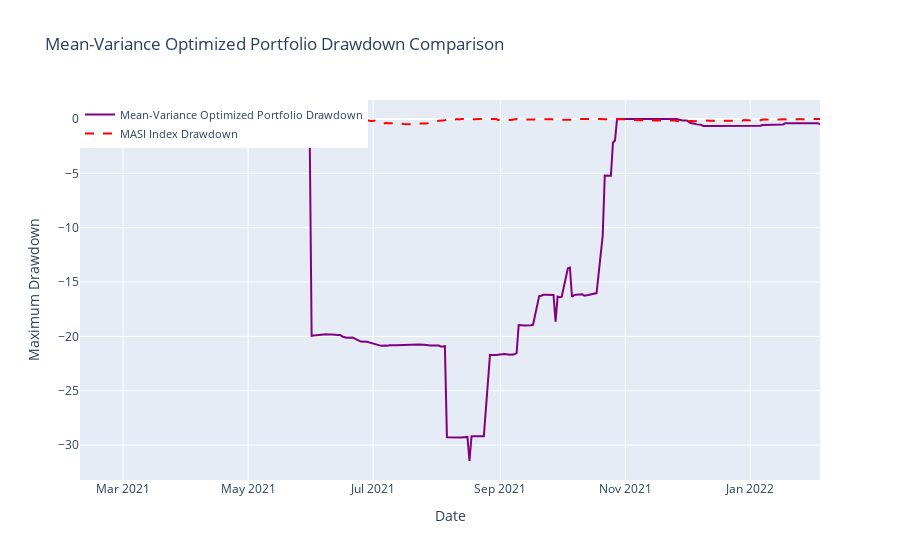

The cell this chart's notebook holds for it:
### Markdown cell above
The Mean-Variance Optimization (MVO) approach aims to maximize returns for a given level of risk by considering both expected returns and the covariance of asset returns.

During the initial months, the mean-variance optimized portfolio underperforms, showing a sharp decline in returns around May 2021, even dipping below -20%. The portfolio remains flat for a significant period after this drop, indicating that the optimization was unable to fully recover or provide substantial returns until late in the year.

Starting in November 2021, the optimized portfolio experiences a substantial increase, significantly outperforming the MASI Index. This suggests that, despite its earlier underperformance, the optimization eventually aligned the portfolio to capture a favorable upward trend in the market. However, the volatility and sharp drawdowns earlier in the period highlight the potential risk associated with this strategy. Ultimately, the MVO portfolio ends the period with higher cumulative returns than the MASI Index, but with higher volatility along the way.

### Code cell
# Create traces
masi_trace = go.Scatter(x=benchmark_cumulative_returns.index, y=maximum_drawdown(benchmark_cumulative_returns), mode='lines', name='MASI Index Drawdown', line=dict(dash='dash', color='red'))
mean_variance_trace = go.Scatter(x=mean_variance_portfolio.index, y=maximum_drawdown(mean_variance_portfolio), mode='lines', name='Mean-Variance Optimized Portfolio Drawdown', line=dict(color='purple'))

# Layout
layout = go.Layout(
    title='Mean-Variance Optimized Portfolio Drawdown Comparison',
    xaxis=dict(title='Date'),
    yaxis=dict(title='Maximum Drawdown'),
    legend=dict(x=0, y=1, traceorder='normal', font=dict(size=11))
)

# Create figure
fig = go.Figure(data=[mean_variance_trace, masi_trace], layout=layout)

# Show plot
fig.show()

### Figure 1 — Plotly figure (JSON) as saved in the notebook; plotly's stock layout.template omitted (floating-point values rounded to 4 significant figures; data arrays with more than 128 entries replaced by an {"elided": "..."} marker saying what was removed)
{"data": [{"line": {"color": "purple"}, "mode": "lines", "name": "Mean-Variance Optimized Portfolio Drawdown", "type": "scatter", "x": {"elided": "249 str values"}, "y": {"elided": "249 float values"}}, {"line": {"color": "red", "dash": "dash"}, "mode": "lines", "name": "MASI Index Drawdown", "type": "scatter", "x": {"elided": "249 str values"}, "y": {"elided": "249 float values"}}], "layout": {"legend": {"font": {"size": 11}, "traceorder": "normal", "x": 0, "y": 1}, "title": {"text": "Mean-Variance Optimized Portfolio Drawdown Comparison"}, "xaxis": {"title": {"text": "Date"}}, "yaxis": {"title": {"text": "Maximum Drawdown"}}}}
